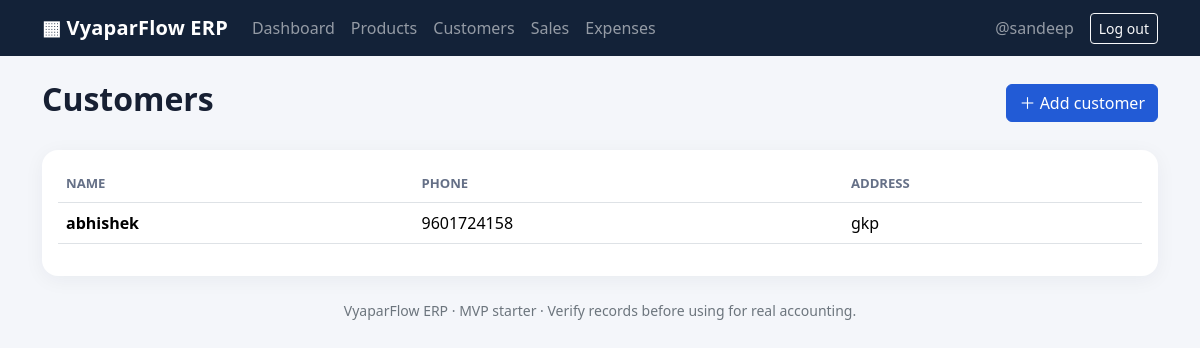
The app's page /customers/ (signed in) with its own data.
### core/models.py (models this page shows, shortened)
class Customer(models.Model):
    shop = models.ForeignKey(Shop, on_delete=models.CASCADE, related_name="customers")
    name = models.CharField(max_length=150)
    phone = models.CharField(max_length=20, blank=True)
    address = models.TextField(blank=True)
    created_at = models.DateTimeField(auto_now_add=True)
    class Meta:
        ordering = ["name"]

### core/views.py (the view)
# urls.py: path("customers/", views.customers, name="customers"),
@login_required
def customers(request):
    shop = get_shop(request.user)
    return render(request, "customers/list.html", {"customers": Customer.objects.filter(shop=shop)})

### core/views.py (called while the page is built)
def get_shop(user):
    return Shop.objects.filter(owner=user).first()

### templates/customers/list.html
{% extends "base.html" %}{% block title %}Customers · VyaparFlow{% endblock %}{% block content %}
<div class="d-flex justify-content-between align-items-center mb-4"><h1 class="h2 page-title">Customers</h1><a class="btn btn-primary" href="{% url 'add_customer' %}">＋ Add customer</a></div>
<div class="card p-3"><div class="table-responsive"><table class="table table-hover align-middle"><thead><tr><th>Name</th><th>Phone</th><th>Address</th></tr></thead><tbody>{% for c in customers %}<tr><td class="fw-semibold">{{ c.name }}</td><td>{{ c.phone|default:"—" }}</td><td>{{ c.address|default:"—" }}</td></tr>{% empty %}<tr><td colspan="3" class="text-center text-secondary py-5">No customers added yet.</td></tr>{% endfor %}</tbody></table></div></div>{% endblock %}

### templates/base.html (shortened to what this page needs)
<!doctype html>
<html lang="en">
<head>
  <link href="https://cdn.jsdelivr.net/npm/bootstrap@5.3.3/dist/css/bootstrap.min.css" rel="stylesheet">
</head>
<body>
<nav class="navbar navbar-expand-lg navbar-dark">
 <div class="container">
  <a class="navbar-brand" href="{% if user.is_authenticated %}{% url 'dashboard' %}{% else %}{% url 'home' %}{% endif %}">▦ VyaparFlow ERP</a>
  <div id="nav" class="collapse navbar-collapse">
   {% if user.is_authenticated %}
   <div class="navbar-nav me-auto">
    <a class="nav-link" href="{% url 'dashboard' %}">Dashboard</a><a class="nav-link" href="{% url 'products' %}">Products</a>
    <a class="nav-link" href="{% url 'customers' %}">Customers</a><a class="nav-link" href="{% url 'sales' %}">Sales</a><a class="nav-link" href="{% url 'expenses' %}">Expenses</a>
   </div>
   <span class="navbar-text me-3">{{ user.username }}</span>
   <form method="post" action="{% url 'logout' %}">{% csrf_token %}<button class="btn btn-outline-light btn-sm">Log out</button></form>
   {% else %}<div class="navbar-nav ms-auto"><a class="nav-link" href="{% url 'login' %}">Login</a><a class="nav-link" href="{% url 'register' %}">Create account</a></div>{% endif %}
  </div>
 </div>
</nav>
<main class="container py-4">
 {% block content %}{% endblock %}
 <footer class="text-center text-secondary small py-4">VyaparFlow ERP · MVP starter · Verify records before using for real accounting.</footer>
</main>
</body></html>

### templates/base.html (style rules this page uses)
body { background:#f4f6fa;color:#172033 }
.navbar { background:#132238 }
.navbar-brand { font-weight:800;letter-spacing:.2px }
.card { border:0;border-radius:16px;box-shadow:0 4px 20px rgba(23,32,51,.05) }
.btn-primary { background:#225bd6;border-color:#225bd6 }
.table thead th { color:#657087;font-size:.82rem;text-transform:uppercase }
.page-title { font-weight:800 }

### records on screen
Customer: name "abhishek", phone "9601724158", address "gkp"

### other values on screen
{{ user.username }} "@sandeep"
